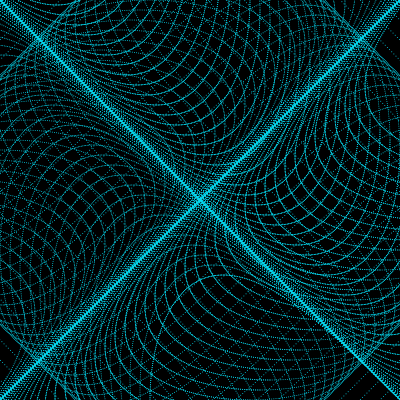
Frame 1 (no input)
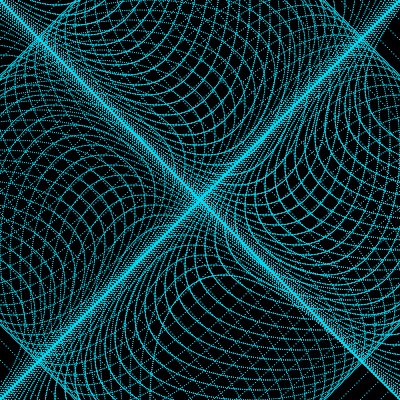
Frame 2 (the mouse pressed at the canvas centre, redrawn once)

The Processing sketch that drew these frames (run headless with seeded random() and noise(); the mouse was pressed at the canvas centre and the sketch redrawn once):

// Processing sketch: processing_21887
// ── processing_21887.pde

int radius; // spacer
int diam; //diameter of ellipse
float xCenter; //starting x point
float yCenter; // starting y point


void setup() {
  size(400,400);
  noStroke();
  background(0);
  smooth();


  radius = 250;
  diam = 1;

  xCenter=400;
  yCenter=400;
}
void draw() {



  fill(5,219,242);
  for (float deg = 0; deg < 480; deg +=.5) {

    float angle = radians(deg);
    float xWave = xCenter + (cos(angle)*radius);
    float yWave = yCenter + (sin(angle)* radius)*(cos(angle)); // this causes the figure 8 loop
    ellipse(xWave,yWave,diam,diam);
    for(int i = 0; i < 600; i +=10) {
      ellipse(xWave-i,yWave-i,diam,diam);
      // rotates the 2nd ellipse
      pushMatrix();
      translate(300,100);
      rotate(radians(90));

      ellipse(xWave-i,yWave-i,diam,diam);
      popMatrix();


      noLoop();
    }
  }
}
